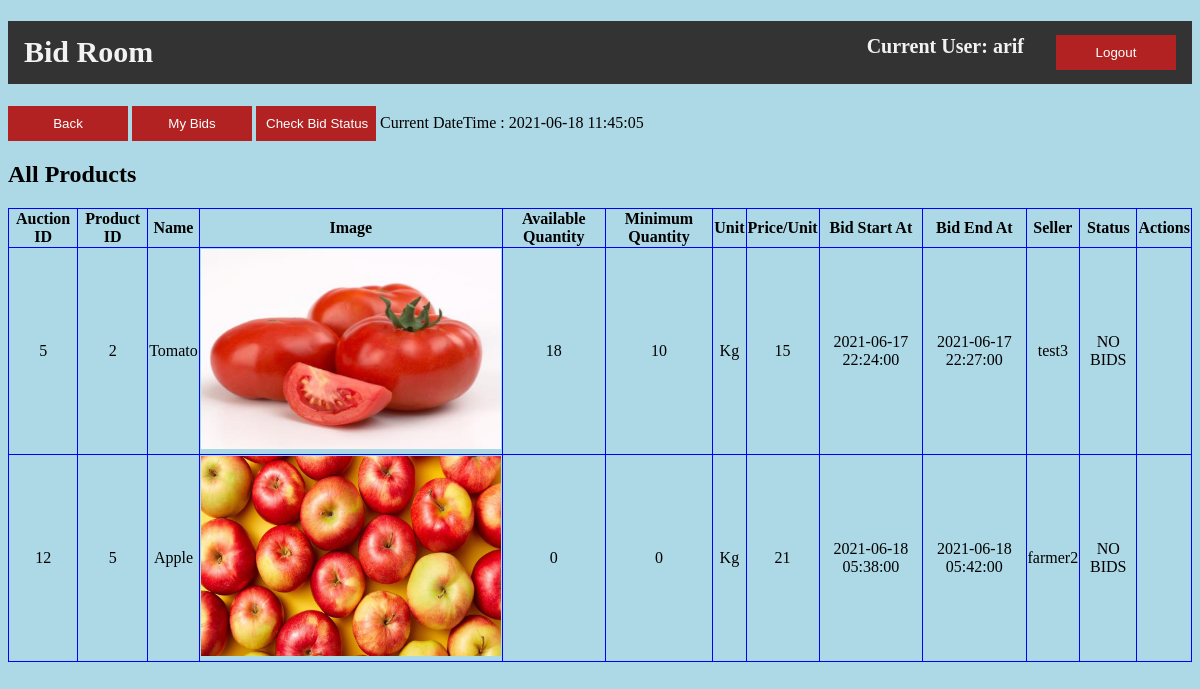
Page /eMarketTest1/b_bidRoom_All.php (signed in) on the committed database.
### tables this page shows
CREATE TABLE `Bid_room` (
  `auction_id` int(10) NOT NULL,
  `totalQuantity` int(10) NOT NULL,
  `lowest_bidQuantity` int(10) NOT NULL,
  `lowestPrice_perUnit` int(10) NOT NULL,
  `bid_start` datetime NOT NULL,
  `bid_end` datetime NOT NULL,
  `Productp_id` int(10) NOT NULL
);

CREATE TABLE `Product` (
  `p_id` int(10) NOT NULL,
  `productName` varchar(25) NOT NULL,
  `productImage` varchar(255) NOT NULL,
  `Quantity` int(10) NOT NULL,
  `Price_perUnit` int(10) NOT NULL,
  `Unit` varchar(10) NOT NULL,
  `Added_date` datetime NOT NULL,
  `farmerf_username` varchar(25) NOT NULL,
  `AvailableQuantity` int(10) NOT NULL
);

CREATE TABLE `All_Bid` (
  `bid_id` int(10) NOT NULL,
  `auction_id` int(10) NOT NULL,
  `b_username` varchar(25) NOT NULL,
  `b_bidQuantity` int(10) NOT NULL,
  `b_bidPrice_perUnit` int(10) NOT NULL,
  `farmer_profit` int(10) NOT NULL,
  `lastcheck` datetime NOT NULL
);

### eMarketTest1/b_bidRoom_All.php (the view, shortened to what this page needs)
<?php
    if(isset($_SESSION['username'])
    && isset($_SESSION['role'])
    && !empty($_SESSION['username'])
    && !empty($_SESSION['role'])){
      ?>
      <!DOCTYPE html>
      <html>
          <head>
          </head>
          <body>
            <h1 class="header">
              <left class="active">Bid Room</left>
              <right><input type="button" id="button" value="Logout" onclick="logout();"></right>
              <right>Current User: <?php echo $_SESSION['username'];?></right>
            </h1>
            <input type="button" id="button" value="Back" onclick="back();">
            <input type="button" id="button" value="My Bids" onclick="bidRoom_My();">
            <input type="button" id="button" value="Check Bid Status" onclick="bid_stat();">
            Current DateTime :
            <?php
            echo date('Y-m-d H:i:s')
            ?>
            <div>
              <h2>All Products</h2>
              <table id="p_table">
                <thead>
                  <tr>
                    <th>Auction ID</th>
                    <th>Product ID</th>
                    <th>Name</th>
                    <th>Image</th>
                    <th>Available Quantity</th>
                    <th>Minimum Quantity</th>
                    <th>Unit</th>
                    <th>Price/Unit</th>
                    <th>Bid Start At</th>
                    <th>Bid End At</th>
                    <th>Seller</th>
                    <th>Status</th>
                    <th>Actions</th>
                  </tr>
                  <?php
                  try{
                    $conn=new PDO("mysql:host=localhost:3306;dbname=eMarket2;", "root", "");
                    $conn->setAttribute(PDO::ATTR_ERRMODE, PDO::ERRMODE_EXCEPTION);
                    $sqlquary="SELECT* FROM product AS pro JOIN bid_room AS bid ON pro.p_id = bid.Productp_id";
                    $pdo_obj=$conn->query($sqlquary);
                    $table_data=$pdo_obj->fetchAll();
                    if($pdo_obj->rowCount() == 0){
                      ?>
                      <tr>
                        <td colspan="11">No Data</td>
                      </tr>
                      <?php
                    }
                    else{
                      foreach ($table_data as $row) {
                        ?>
                        <tr>
                          <td><?php echo $row['auction_id'] ?></td>
                          <td><?php echo $row['p_id'] ?></td>
                          <td><?php echo $row['productName'] ?></td>
                          <td><img src="<?php echo $row['productImage'] ?>" width="300" height="200" ?> </td>
                          <td><?php echo $row['totalQuantity'] ?></td>
                          <td><?php echo $row['lowest_bidQuantity'] ?></td>
                          <td><?php echo $row['Unit'] ?></td>
                          <td><?php echo $row['lowestPrice_perUnit'] ?></td>
                          <td><?php echo $row['bid_start'] ?></td>
                          <td><?php echo $row['bid_end'] ?></td>
                          <td><?php echo $row['farmerf_username'] ?></td>
                          <td>
                          <?php
                            $id=$row['auction_id'];
                            $sqlquary="SELECT bid_id, auction_id, b_username, b_bidQuantity, b_bidPrice_perUnit
                                      FROM all_bid
                                      WHERE farmer_profit = ALL(SELECT MAX(farmer_profit) FROM all_bid GROUP BY auction_id HAVING auction_id = $id)";
                            $pdo_obj=$conn->query($sqlquary);
                            $table_data=$pdo_obj->fetchAll();
                              foreach ($table_data as $row1) {
                                if($row1['auction_id'] == $id){
                                ?>
                                  Quantity :
                                  <?php echo $row1['b_bidQuantity'];?>
                                  <br><br>
                                  Unit Price :
                                  <?php echo $row1['b_bidPrice_perUnit'];
                                }
                                else{
                                  ?>
                                  NO BIDS
                                  <?php
                                }
                            }
                            ?>
                          </td>
                          <td>
                            <br><br>
                          </td>
                        </tr>
                        <?php
                      }
                    }
                  }
                  catch(PDOException $ex){
                                ?>
                                    <tr>
                                        <td colspan="11">No values found</td>
                                    <tr>
                                <?php
                            }
                   ?>
                </thead>
              </table>
            </div>
          </body>
      </html>
      <?php
    }
    else{
        ?>
        <script>location.assign("login.php");</script>
        <?php
    }
?>

### eMarketTest1/b_bidRoom_All.php (style rules this page uses)
body { background-color: lightblue; }
#button { padding: 10px; width: 120px; color: white; background-color: FireBrick; border: none; }
#p_table { width: 100%; border: 1px solid blue; border-collapse: collapse; }
#p_table th, #p_table td { border: 1px solid blue; border-collapse: collapse; text-align: center; }
.header { background-color: #333; overflow: hidden; }
.header left { float: left; color: #f2f2f2; text-align: center; padding: 14px 16px; text-decoration: none; font-size: 30px; }
.header right { float: right; color: #f2f2f2; text-align: center; padding: 14px 16px; text-decoration: none; font-size: 20px; }

### rows in the picture
bid_room: auction_id "5", Productp.p_id "2", Productp.productName "Tomato", Productp.productImage (picture), totalQuantity "18", lowest_bidQuantity "10", Productp.Unit "Kg", lowestPrice_perUnit "15", bid_start "2021-06-17 22:24:00", bid_end "2021-06-17 22:27:00", Productp.farmerf_username "test3"
all_bid: shows "NO BIDS"
bid_room: auction_id "12", Productp.p_id "5", Productp.productName "Apple", Productp.productImage (picture), totalQuantity "0", lowest_bidQuantity "0", Productp.Unit "Kg", lowestPrice_perUnit "21", bid_start "2021-06-18 05:38:00", bid_end "2021-06-18 05:42:00", Productp.farmerf_username "farmer2"

### other values in the picture
$_SESSION['username'] "arif"
